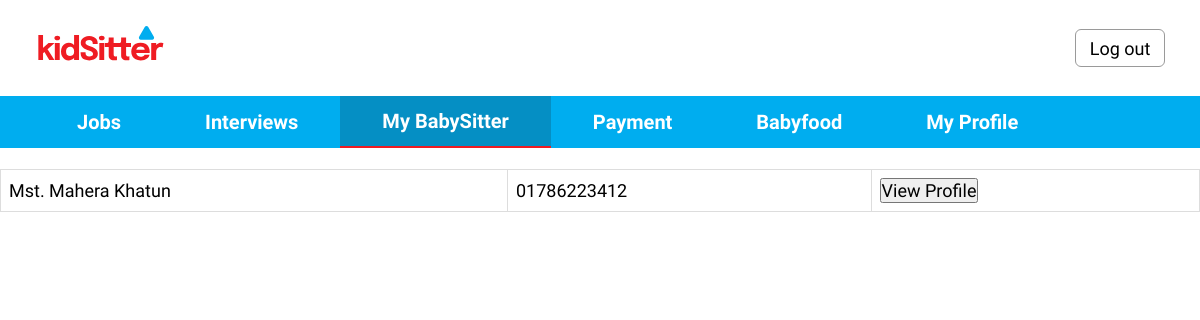
/mybabysitter.php, run on an earlier commit of the app's database.
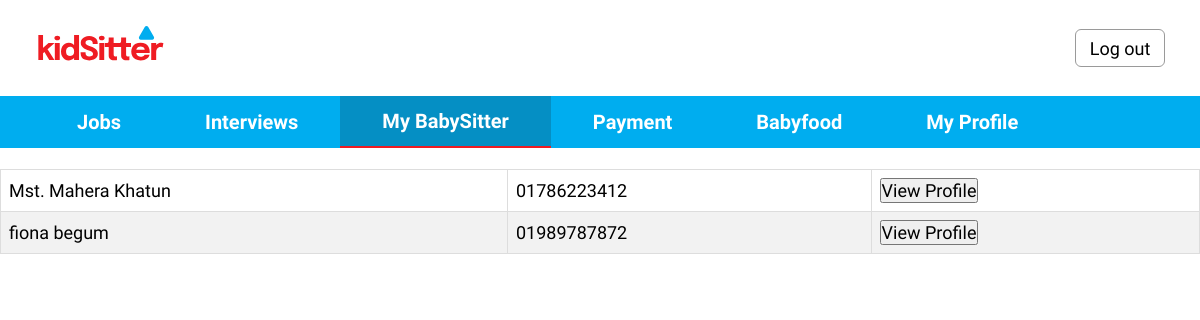
And on a later commit of the database.
### tables this page shows
CREATE TABLE `interviews` (
  `interview_no` int(11) NOT NULL,
  `job_id` int(11) DEFAULT NULL,
  `sitter_id` int(11) DEFAULT NULL,
  `client_id` int(11) DEFAULT NULL,
  `date` varchar(255) DEFAULT NULL,
  `time` varchar(255) DEFAULT NULL,
  `link` varchar(40) DEFAULT NULL,
  `status` int(1) DEFAULT NULL
);

CREATE TABLE `sitter` (
  `sitter_id` int(11) NOT NULL,
  `user_id` int(11) DEFAULT NULL,
  `approve` varchar(20) DEFAULT NULL,
  `license_nmbr` varchar(100) DEFAULT NULL,
  `phone_nmbr` varchar(11) DEFAULT NULL,
  `experience` varchar(100) DEFAULT NULL,
  `expertise` longtext DEFAULT NULL,
  `sitter_name` varchar(20) DEFAULT NULL,
  `sitter_address` varchar(200) DEFAULT NULL
);

### mybabysitter.php (the view, shortened to what this page needs)
<?php
    $client_id = 2;
    $connect = mysqli_connect( HOST, USER, PASS, DB )
		or die("Can not connect");
    $results = mysqli_query( $connect, "SELECT * FROM interviews INNER JOIN sitter ON interviews.sitter_id = sitter.sitter_id  where interviews.client_id = $client_id AND interviews.status=1")
		or die("Can not execute query");
?>
<!DOCTYPE html>
<html lang="en">
<head>
    <link rel="stylesheet" href="./css/navbar.css">
    <link rel="stylesheet" href="./css/jobs_body.css">
</head>
<body>
    <div class="topbar">
        <div class="logo">
            <img src="./img/logo.svg" alt="">
        </div>
        <button>Log out</button>
    </div>
    <div class="navbg">
        <div class="nav">
            <a class="link flex-center" href="./home.php">Jobs</a>
            <a class="link flex-center" href="./interview.php">Interviews</a>
            <a class="link link-active flex-center" href="#">My BabySitter</a>
            <a class="link flex-center" href="#">Payment</a>
            <a class="link flex-center" href="#">Babyfood</a>
            <a class="link flex-center">My Profile</a>
        </div>
    </div>
    <br>
    <table class="table">
    <?php
            while( $rows = mysqli_fetch_array( $results ) ) {
                extract($rows);
    ?>
        <tr>
            <td><?php echo "$sitter_name <span style='display:none' id='s_id'>$sitter_id</span>";?></td>
            <td><?php echo "$phone_nmbr"?></td>
            <td>
                <button id="view">View Profile</button>
            </td>
        </tr>
    <?php } ?>
    </table>

What changed in the data, as far as the page shows it:
now on this page (row edited): interviews: sitter.sitter_name "fiona begum", sitter.phone_nmbr "01989787872"
